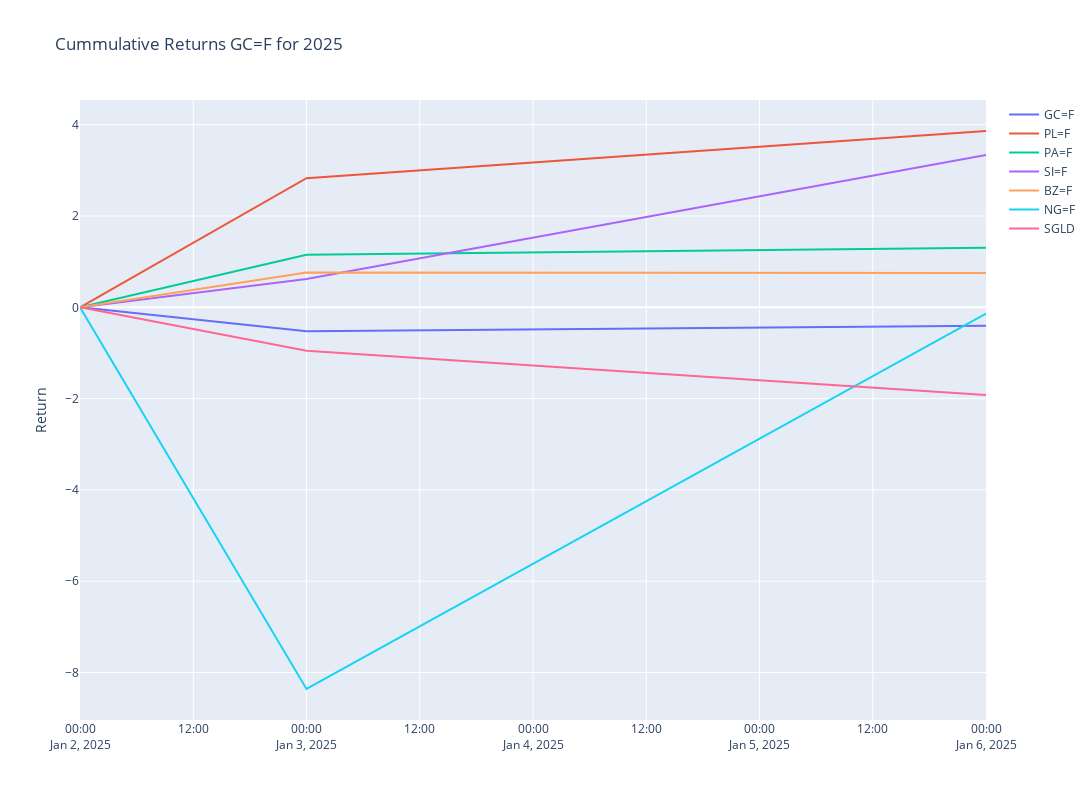

Notebook source saved alongside this figure:
### Code cell
# Plotly
fig = make_subplots()

# Graph (1,1)
# Loop all stock files and get cummulative return for year
for stock in tqdm(index_list):
    f = os.path.join("../input", stock)
    df = pd.read_csv(f+".csv",index_col="Date",parse_dates=True)
    df['Cummulative_Return'] = cumulative_return(df["Adj Close"].loc[year])
    fig.add_trace(go.Scatter(x=df['Cummulative_Return'].loc[year].index,y=df['Cummulative_Return'].loc[year],mode="lines",name=stock.split('.')[0]),row=1,col=1)

# Update xaxis properties
fig.update_yaxes(title_text="Return", row=1, col=1)

fig.update_layout(height=800, width=1300,showlegend=True,title=f"Cummulative Returns {ticker} for {year}")

fig.show()

### Figure 1 — Plotly figure (JSON) as saved in the notebook; plotly's stock layout.template omitted (floating-point values rounded to 4 significant figures)
{"data": [{"mode": "lines", "name": "GC=F", "type": "scatter", "x": ["2025-01-02T00:00:00", "2025-01-03T00:00:00", "2025-01-06T00:00:00"], "xaxis": "x", "y": [0, -0.5228, -0.4062], "yaxis": "y"}, {"mode": "lines", "name": "PL=F", "type": "scatter", "x": ["2025-01-02T00:00:00", "2025-01-03T00:00:00", "2025-01-06T00:00:00"], "xaxis": "x", "y": [0, 2.828, 3.862], "yaxis": "y"}, {"mode": "lines", "name": "PA=F", "type": "scatter", "x": ["2025-01-02T00:00:00", "2025-01-03T00:00:00", "2025-01-06T00:00:00"], "xaxis": "x", "y": [0, 1.149, 1.304], "yaxis": "y"}, {"mode": "lines", "name": "SI=F", "type": "scatter", "x": ["2025-01-02T00:00:00", "2025-01-03T00:00:00", "2025-01-06T00:00:00"], "xaxis": "x", "y": [0, 0.6212, 3.335], "yaxis": "y"}, {"mode": "lines", "name": "BZ=F", "type": "scatter", "x": ["2025-01-02T00:00:00", "2025-01-03T00:00:00", "2025-01-06T00:00:00"], "xaxis": "x", "y": [0, 0.7639, 0.7507], "yaxis": "y"}, {"mode": "lines", "name": "NG=F", "type": "scatter", "x": ["2025-01-02T00:00:00", "2025-01-03T00:00:00", "2025-01-06T00:00:00"], "xaxis": "x", "y": [0, -8.361, -0.1366], "yaxis": "y"}, {"mode": "lines", "name": "SGLD", "type": "scatter", "x": ["2025-01-02T00:00:00", "2025-01-03T00:00:00", "2025-01-06T00:00:00"], "xaxis": "x", "y": [0, -0.9537, -1.919], "yaxis": "y"}], "layout": {"height": 800, "showlegend": true, "title": {"text": "Cummulative Returns GC=F for 2025"}, "width": 1300, "xaxis": {"anchor": "y", "domain": [0, 1]}, "yaxis": {"anchor": "x", "domain": [0, 1], "title": {"text": "Return"}}}}
